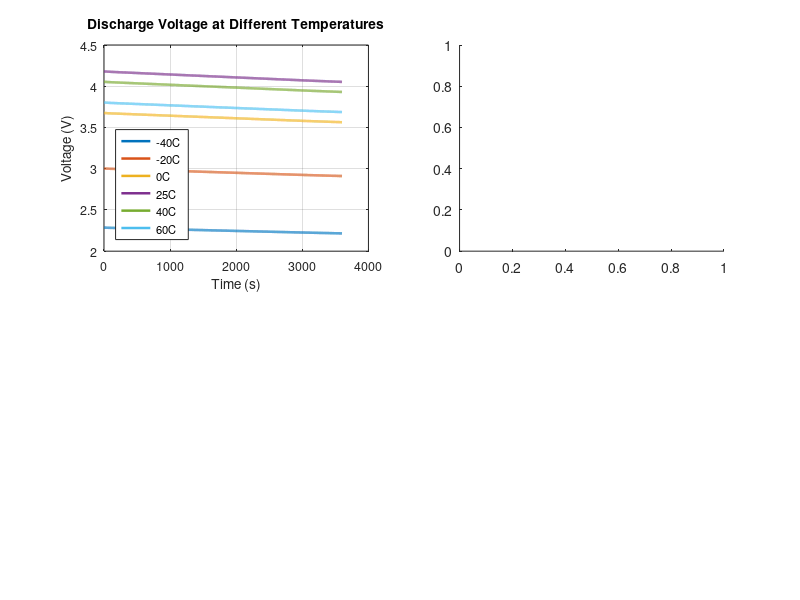

MATLAB code to generate this figure: (Note: this script raises an error after producing the figure.)
%% ============================================================
%  MODULE 06 — TEMPERATURE ANALYSIS
%  Project : Smart EV Battery Health & Fault Prediction System
%  Author  : [Your Name] | Tool: MATLAB 2025a
%  Requires: normal_condition.mat
%% ============================================================
clc; clear; close all;

output_folder = 'EV_Battery_Outputs';
if ~exist(output_folder,'dir'), mkdir(output_folder); end

fprintf('==========================================\n');
fprintf('   MODULE 06: TEMPERATURE ANALYSIS        \n');
fprintf('==========================================\n\n');

load('normal_condition.mat');
t=t_normal; V=V_normal;

T_vals  = [-40,-20,0,25,40,60];
T_lab   = {'-40C','-20C','0C','25C','40C','60C'};
cap_ret = [0.55,0.72,0.88,1.00,0.97,0.91];
R_fac   = [3.2,2.1,1.4,1.0,1.05,1.15];

fprintf('Temperature Performance Summary:\n');
fprintf('%-8s %-15s %-15s\n','Temp(C)','Capacity(%)','R_Factor');
fprintf('%s\n',repmat('-',1,40));
for i=1:length(T_vals)
    fprintf('%-8d %-15.1f %-15.2f\n',...
        T_vals(i),cap_ret(i)*100,R_fac(i));
end

% Optimal temperature check
[~,opt_idx]=max(cap_ret);
fprintf('\nOptimal temperature: %dC\n', T_vals(opt_idx));
fprintf('Worst temperature  : %dC\n\n', T_vals(1));

figure('Name','M06: Temperature Analysis',...
    'Color','white','Position',[50 50 1200 600]);

subplot(2,2,1);
clrs=lines(6);
for i=1:6
    V_temp=V*cap_ret(i)-0.005*R_fac(i);
    plot(t,V_temp,'LineWidth',1.8,...
        'DisplayName',T_lab{i},'Color',clrs(i,:)); hold on;
end
xlabel('Time (s)'); ylabel('Voltage (V)');
title('Discharge Voltage at Different Temperatures');
legend('Location','southwest'); grid on; set(gca,'FontSize',9);

subplot(2,2,2);
b1=bar(categorical(T_lab),cap_ret*100,'FaceColor','flat');
b1.CData=jet(6);
ylabel('Capacity (%)'); title('Capacity Retention vs Temperature');
grid on; set(gca,'FontSize',10);

subplot(2,2,3);
b2=bar(categorical(T_lab),R_fac,'FaceColor','flat');
b2.CData=hot(6);
ylabel('Resistance Factor'); title('Internal Resistance vs Temperature');
grid on; set(gca,'FontSize',10);

subplot(2,2,4);
T_cont=-40:1:80;
cap_cont=100*(1-0.003*(T_cont-25).^2/100);
cap_cont=min(cap_cont,100);
plot(T_cont,cap_cont,'b-','LineWidth',2.5);
xline(25,'g--','Optimal 25C','LineWidth',1.5);
xline(-10,'r--','Min Recommended','LineWidth',1.5);
xline(45,'r--','Max Recommended','LineWidth',1.5);
fill([-10,25,25,-10],[70,70,102,102],...
    'green','FaceAlpha',0.08,'EdgeColor','none');
xlabel('Temperature (C)'); ylabel('Capacity (%)');
title('Operating Temperature Envelope');
grid on; set(gca,'FontSize',10);

saveas(gcf,fullfile(output_folder,'M06_Temperature_Analysis.png'));
fprintf('✔ Saved: M06_Temperature_Analysis.png\n');
fprintf('MODULE 06 COMPLETE!\n');
